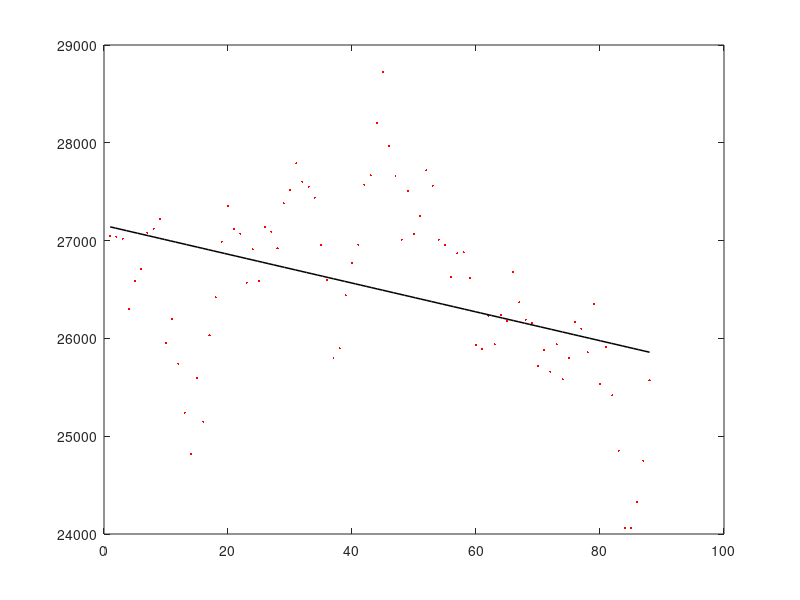

This chart was generated by the following MATLAB code:
function ej65

M = load('Finanzas.dat');

 
y = M(:,1);
x = 1:length(y); %días

plot(x,y,'.r','MarkerSize',5)

z = linspace (min(x), max(x));

coef1 = polyfit(x,y,1);
pz1 = polyval(coef1,z); % Recta de regresion

hold on
plot(z,pz1,'k', 'LineWidth',1.1)

disp (['La recta de regresión es: y= ',num2str(coef1(1)),'x + ', ...
    num2str(coef1(2))])
shg
